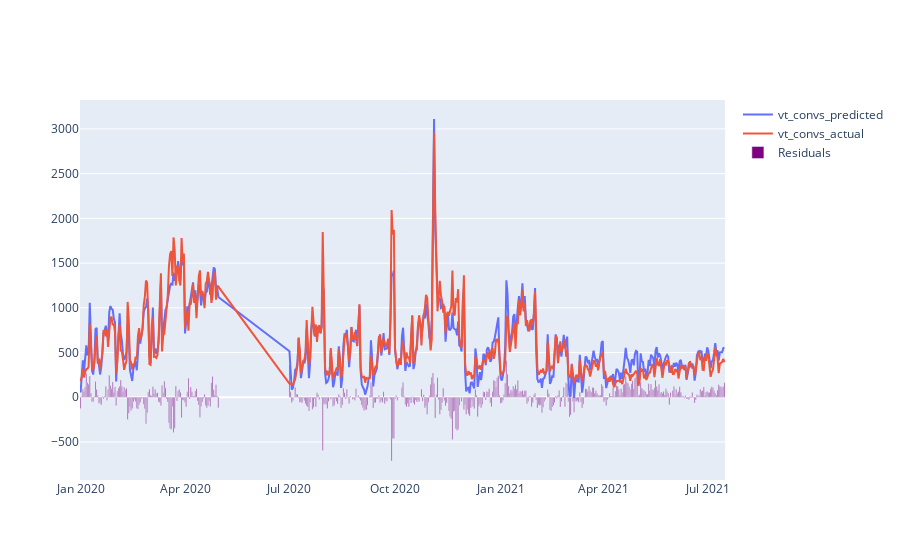

Notebook code cell kept with this figure:
### Code cell
fig = go.Figure()
fig.add_trace(go.Scatter(x=ols_vis.index, y=ols_vis['y_pred'],
                    mode='lines',
                    name='vt_convs_predicted'))
fig.add_trace(go.Scatter(x=ols_vis.index, y=ols_vis['y_actual'],
                    mode='lines',
                    name='vt_convs_actual'))

fig.add_trace(go.Bar(
    x=ols_vis.index,
    y=ols_vis['resid'],
    name='Residuals',
    marker_color='purple'
))

fig.show()

### Figure 1 — Plotly figure (JSON) as saved in the notebook; plotly's stock layout.template omitted (floating-point values rounded to 4 significant figures; data arrays with more than 128 entries replaced by an {"elided": "..."} marker saying what was removed)
{"data": [{"mode": "lines", "name": "vt_convs_predicted", "type": "scatter", "x": {"elided": "501 str values"}, "y": {"elided": "501 float values"}}, {"mode": "lines", "name": "vt_convs_actual", "type": "scatter", "x": {"elided": "501 str values"}, "y": {"elided": "501 int values"}}, {"marker": {"color": "purple"}, "name": "Residuals", "type": "bar", "x": {"elided": "501 str values"}, "y": {"elided": "501 float values"}}], "layout": {"autosize": true, "xaxis": {"autorange": true, "range": ["2019-12-31 12:00", "2021-07-15 12:00"], "type": "date"}, "yaxis": {"autorange": true, "range": [-925.1, 3324.0], "type": "linear"}}}
